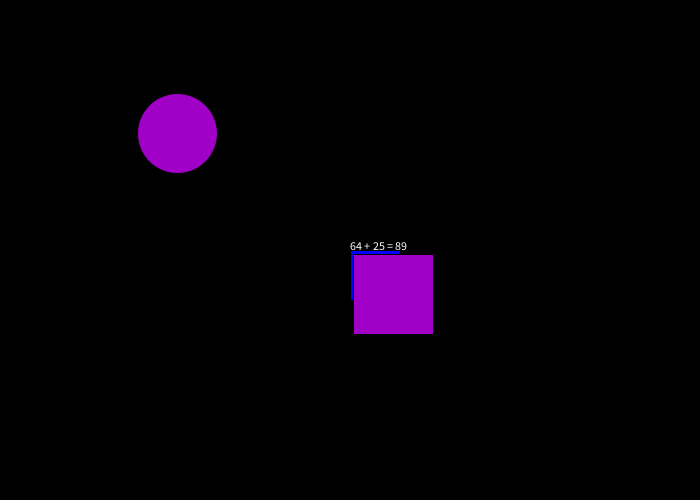
Frame 1 (no input)
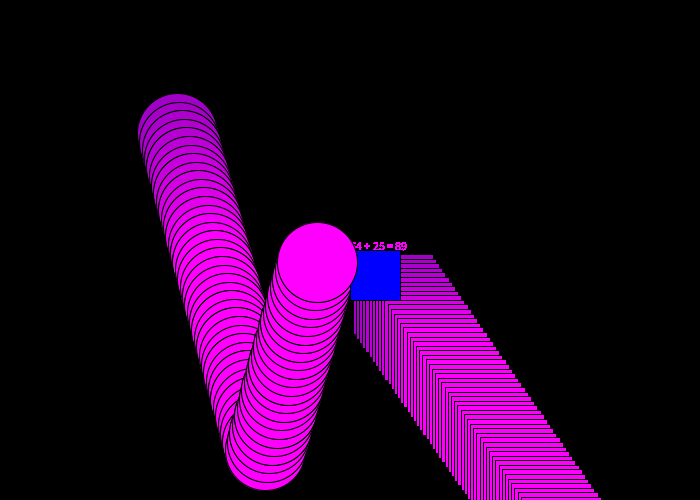
Frame 60 (the mouse pressed at the canvas centre just before this capture)
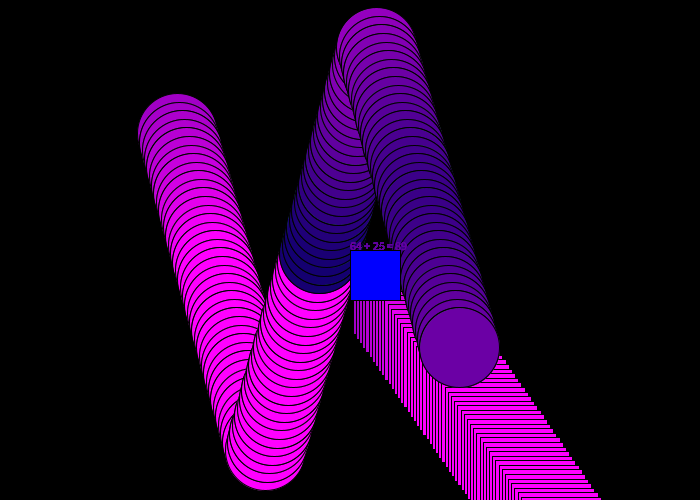
Frame 120 (the mouse held since frame 60 and released just before this capture)

The Processing sketch that drew these frames (run headless with seeded random() and noise(); from frame 60 on, the mouse is pressed at the canvas centre):

// Processing sketch: Week_4_hw
// ── Week_4_hw.pde

// i understand the help that i need to obtain for my future of coding !!!! I will be better than thhis :(

int n1, n2, n3; 
int sum_global; 
String additionSentence; 

float x1Pos, y1Pos, x2Pos, y2Pos;
float x1Speed, y1Speed, x2Speed, y2Speed;
int size = 80; 
int returnString;
int radius;
float r, g, b;

boolean bounceBack;



void setup(){
  background (0);
  size(700, 500); 

  //equation 
  n1 = int(random(100)); 
  n2 = int(random(100)); 
  n3 = int(random(100)); 
  
  // ball and rect
  
  x1Pos = width/4;
  y1Pos = height/4;
  x2Pos = width/2; 
  y2Pos = height/2;
  
  x1Speed = random (10);
  y1Speed = random (10);
  x2Speed = random (10);
  y2Speed = random (10);
  
  radius = 100;
}


void returnString(String string1, String string2){
  println(string1 + "\n" + string2); 
  rect(width/2, height/2, 50, 50); 
} 

void draw(){

  sum_global = addNumbers(n1, n2,n3);
  
  additionSentence = str(n1) + " + " + str(n2) + " = " + str(sum_global); 
  text(additionSentence, width/2, height/2); 


  
  x1Pos = x1Pos + x1Speed;
  y1Pos = y1Pos + y1Speed;
  x2Pos = x2Pos + x2Speed; 
  y2Pos = y2Pos + y2Speed; 
  
  fill (0,255,0); 
  ellipse (x1Pos, y1Pos, size, size); 
  
  fill (0,0,255); 
  rect (x2Pos, y2Pos, size, size);  
    
    returnString ("i need more practice", "I love debugging my code");
  
 
    int ellipseColor; 
   int e; 
   ellipseColor = int (map (calcDist (x1Pos,y1Pos),0, width/2,0,255));
  e = int(map(calcDist(x1Pos, y1Pos), 0, width/2, 100, 255)); 
  fill(ellipseColor, 0, e); 
  
  
  ellipse(x1Pos, y1Pos, size, size); 
  rect(x2Pos, y2Pos, size, size); 
  
    if( x1Pos>= (width- radius/2) || x1Pos<= radius/2){
    x1Speed = x1Speed *-1; 
  }
  if( y1Pos >= (height-radius/2) || y1Pos <= radius/2){
    y1Speed = y1Speed * -1; 
  }
  
  if( x1Pos== (width- radius/2) || x1Pos== radius/2 ){
    r = random(0,255); 
    g = random(0, 255); 
    b = random(0, 255); 
  }
  
  if( y1Pos>= (height- radius/2) || y1Pos<= radius/2 ){
     r = random(0,255); 
     g = random(0, 255); 
     b = random(0, 255); 
  }
  
  


  
}

    
 
  //equation
  int addNumbers(int num1, int num2, int num3){
  int sumLocal = num1 + num2; 
  return sumLocal; 
  }
  
  float calcDist(float x1Pos,float y1Pos){
  float dist = dist(mouseX, mouseY, x1Pos, y1Pos); 
  return dist; 
}
  
 


//
//boolean  (float x1Pos, float y1Pos) {
//  if (mousePressed == true) {
//    return true;
//  }
//  return false;
//}

  
